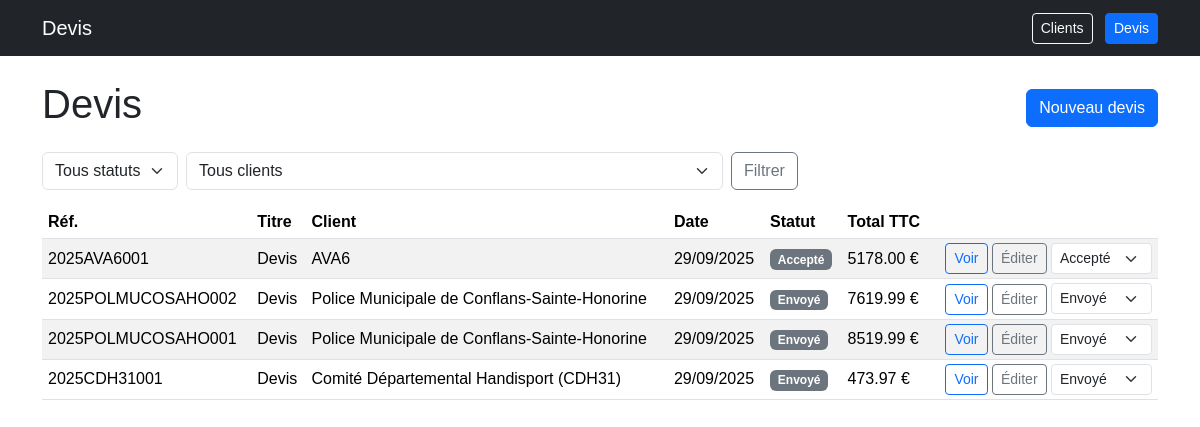
Screenshot of /quotes with the database file from the repository.
### app.py (models this page shows)
class Quote(db.Model):
    id = db.Column(db.Integer, primary_key=True)
    client_id = db.Column(db.Integer, db.ForeignKey('client.id'), nullable=False)
    created_at = db.Column(db.DateTime, default=datetime.utcnow)
    status = db.Column(db.String(20), default='Brouillon')
    title = db.Column(db.String(160), default='Devis')
    notes = db.Column(db.Text)
    issued_by = db.Column(db.String(120))
    attention_to = db.Column(db.String(120))
    valid_until = db.Column(db.Date)
    reference = db.Column(db.String(50), unique=True)
    year = db.Column(db.Integer)
    seq = db.Column(db.Integer)
    ref_locked = db.Column(db.Boolean, default=False)
    subtotal_ht = db.Column(db.Numeric(12,2), default=0)
    total_tva = db.Column(db.Numeric(12,2), default=0)
    total_ttc = db.Column(db.Numeric(12,2), default=0)
    items = db.relationship('QuoteItem', backref='quote', cascade="all, delete-orphan")

class Client(db.Model):
    id = db.Column(db.Integer, primary_key=True)
    company = db.Column(db.String(120))
    company_abbr = db.Column(db.String(20))
    contact_name = db.Column(db.String(120), nullable=False)
    email = db.Column(db.String(120))
    phone = db.Column(db.String(60))
    address = db.Column(db.Text)
    city = db.Column(db.String(120))
    zip_code = db.Column(db.String(20))
    country = db.Column(db.String(80), default='France')
    quotes = db.relationship('Quote', backref='client', lazy=True)

### app.py (the view)
@app.route('/quotes')
def quotes_list():
    status = request.args.get('status')
    client_id = request.args.get('client_id', type=int)
    query = Quote.query
    if status:
        query = query.filter_by(status=status)
    if client_id:
        query = query.filter_by(client_id=client_id)
    quotes = query.order_by(Quote.created_at.desc()).all()
    clients = Client.query.order_by(Client.company.asc()).all()
    return render_template('quotes_list.html', quotes=quotes, clients=clients, status=status, client_id=client_id)

### templates/quotes_list.html (shortened to what this page needs)
{% extends 'base.html' %}
{% block content %}
<div class="d-flex justify-content-between align-items-center mb-3">
  <h1>Devis</h1>
  <a class="btn btn-primary" href="{{ url_for('quotes_form') }}">Nouveau devis</a>
</div>
<form class="row g-2 mb-3" method="get">
  <div class="col-auto">
    <select class="form-select" name="status">
      <option value="">Tous statuts</option>
    </select>
  </div>
  <div class="col-auto">
    <select class="form-select" name="client_id">
      <option value="">Tous clients</option>
    </select>
  </div>
  <div class="col-auto"><button class="btn btn-outline-secondary">Filtrer</button></div>
</form>
<table class="table table-striped">
  <thead><tr><th>Réf.</th><th>Titre</th><th>Client</th><th>Date</th><th>Statut</th><th>Total TTC</th><th></th></tr></thead>
  <tbody>
  {% for q in quotes %}
    <tr>
      <td>{{ q.reference or ('#' ~ q.id) }}</td>
      <td>{{ q.title }}</td>
      <td>{{ q.client.company or q.client.contact_name }}</td>
      <td>{{ q.created_at.strftime('%d/%m/%Y') }}</td>
      <td><span class="badge bg-secondary">{{ q.status }}</span></td>
      <td>{{ '%.2f'|format(q.total_ttc) }} €</td>
      <td class="text-end">
        <a class="btn btn-sm btn-outline-primary" href="{{ url_for('quote_view', quote_id=q.id) }}">Voir</a>
        <a class="btn btn-sm btn-outline-secondary" href="{{ url_for('quotes_form', quote_id=q.id) }}">Éditer</a>
        <form action="{{ url_for('quote_status', quote_id=q.id) }}" method="post" class="d-inline">
          <select name="status" class="form-select form-select-sm d-inline w-auto" onchange="this.form.submit()">
            {% for s in ['Brouillon','Envoyé','Accepté','Refusé'] %}
              <option value="{{ s }}" {% if q.status==s %}selected{% endif %}>{{ s }}</option>
            {% endfor %}
          </select>
        </form>
      </td>
    </tr>
  {% endfor %}
  </tbody>
</table>
{% endblock %}

### static/styles.css (style rules this page uses)
body { font-family: Arial, Helvetica, sans-serif; }
.table { margin-bottom: 0.5rem; }
.table th, .table td { padding: 4px 6px; vertical-align: middle; }

### rows the page displays
Quote: reference "2025AVA6001", title "Devis", client "AVA6", created_at "29/09/2025", status "Accepté", total_ttc "5178.00"
Quote: reference "2025POLMUCOSAHO002", title "Devis", client "Police Municipale de Conflans-Sainte-Honorine", created_at "29/09/2025", status "Envoyé", total_ttc "7619.99"
Quote: reference "2025POLMUCOSAHO001", title "Devis", client "Police Municipale de Conflans-Sainte-Honorine", created_at "29/09/2025", status "Envoyé", total_ttc "8519.99"
Quote: reference "2025CDH31001", title "Devis", client "Comité Départemental Handisport (CDH31)", created_at "29/09/2025", status "Envoyé", total_ttc "473.97"
